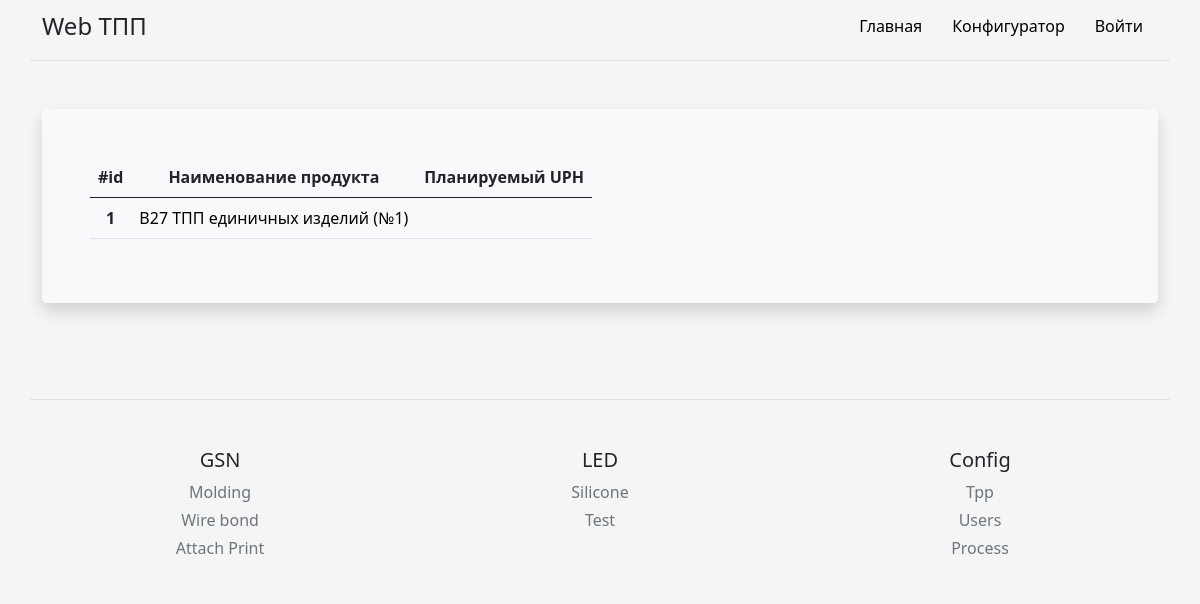
Before: /Wire bond/uph with the older database file.
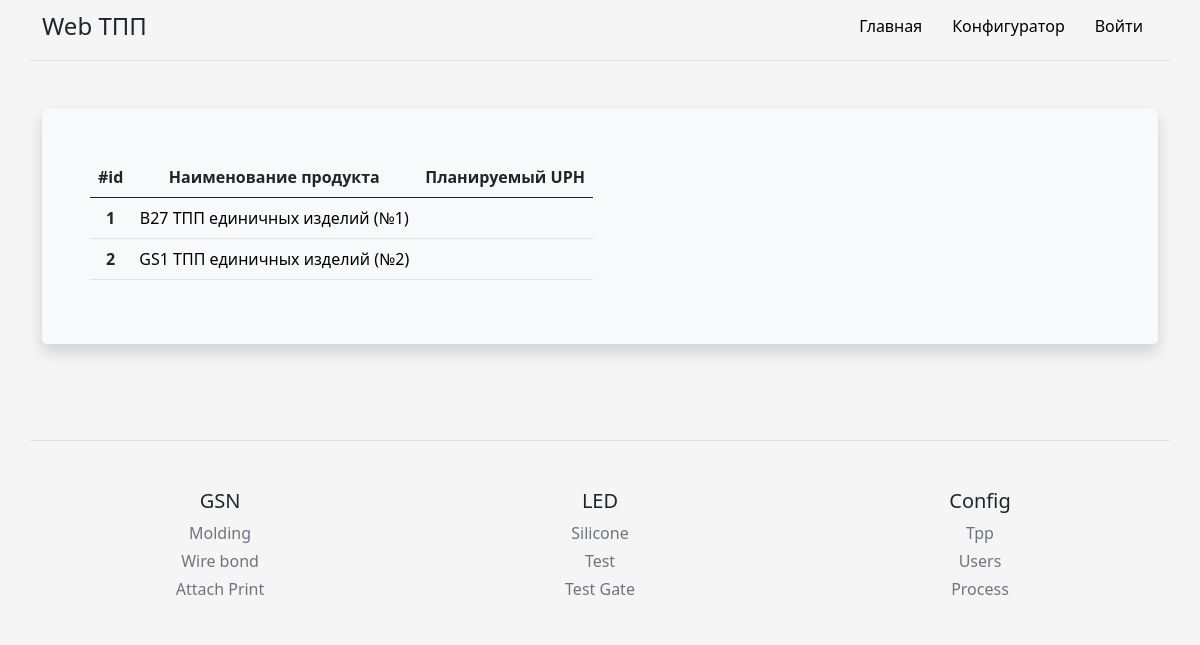
After: the same page with the newer database file.
### models.py (models this page shows, shortened)
class Tpp_config(db.Model):
    id = db.Column(db.Integer, primary_key=True)
    prod_sum = db.Column(db.Text, nullable=False)
    owner = db.Column(db.Text, nullable=False)
    comment = db.Column(db.Text, nullable=False)
    status = db.Column(db.Text, nullable=False, default="Открыт")
    del_status = db.Column(db.Boolean, nullable=False, default=True)

class Process(db.Model):
    id = db.Column(db.Integer, primary_key=True)
    process = db.Column(db.Text, nullable=False)
    branch = db.Column(db.Text, nullable=False)

### routes.py (the view)
@app_routes.route('/<string:process>/uph')
def uph(process):
    from main import db
    from models import Process, Tpp_config
    branch_footer = db.session.query(Process).group_by(Process.branch).all()
    process_footer = db.session.query(Process).all()
    tpp_name = db.session.query(Tpp_config).filter_by(del_status=True).all()
    return render_template('config_folder/uph.html', process=process, tpp_name=tpp_name, branch_footer=branch_footer, process_footer=process_footer)

### templates/config_folder/uph.html (shortened to what this page needs)
{% extends 'base.html' %}
{% block body %}
<div class="container py-4">
	<div class="p-5 mb-4 bg-light rounded-3 shadow">
		<div class="row align-items-md-stretch">
            <div class="col-md-12">
                <table class="table table-hover" method="post">
                    <thead>
                        <tr>
                        <th scope="col">#id</th>
                        <th scope="col">Наименование продукта</th>
                        <th scope="col">Планируемый UPH</th>
                        </tr>
                    </thead>
                    <tbody>
                        {% for item in tpp_name %}
                        <tr>
                        <th scope="row" name="prod_id">{{item.id}}</th>
                        <td name="prod_name"><a href="{{ url_for('.update_uph', process=process, id=item.id ) }}"> {{item.prod_sum}} </a></td>
                        <td name="add_uph"></td>
                        </tr>
                        {% endfor %}
                    </tbody>
                </table>
            </div>
         </div>
    </div>
</div>
{% endblock %}

### templates/base.html (shortened to what this page needs)
<!DOCTYPE html>
<html lang="en">
  <head>
    <link rel="stylesheet" href="https://cdn.jsdelivr.net/npm/bootstrap@5.1.0/dist/css/bootstrap.min.css">
    <link rel="stylesheet" href="{{ url_for('static', filename='css/main.css') }}">
  </head>
<body>
  <div class="py-2 container d-flex flex-column flex-md-row align-items-center pb-3 mb-4 border-bottom">
      <span class="fs-4">Web ТПП</span>
      <nav class="d-inline-flex mt-2 mt-md-0 ms-md-auto">
        <a class="nav__link" href="/">Главная</a>
        <a class="nav__link" href="/config_tpp">Конфигуратор</a>
        {% if current_user.is_anonymous %}
        <a class="nav__link" href="/login">Войти</a>
        {% else %}
        <a class="nav__link" href="/logout">Выйти</a>
        {% endif %}
      </nav>
    </div>
{% block body %}{% endblock %}
</body>
<footer class="container pt-4 my-md-5 pt-md-5 border-top">
    <div class="text-center row">
        {% for item in branch_footer %}
        <div class="col-6 col-md">
            <h5>{{item.branch}}</h5>
            <ul class="list-unstyled text-small">
                {% for i in process_footer %}
                {% if i.branch == item.branch %}
                <li class="mb-1"><a class="link-secondary text-decoration-none" href="/{{i.process}}">{{i.process}}</a></li>
                {% endif%}
                {% endfor %}
            </ul>
        </div>
        {% endfor %}
      <div class="col-6 col-md">
        <h5>Config</h5>
        <ul class="list-unstyled text-small">
          <li class="mb-1"><a class="link-secondary text-decoration-none" href="{{ url_for('.config_tpp') }}">Tpp</a></li>
          <li class="mb-1"><a class="link-secondary text-decoration-none" href="{{ url_for('.config_user') }}">Users</a></li>
          <li class="mb-1"><a class="link-secondary text-decoration-none" href="{{ url_for('.add_process') }}">Process</a></li>
        </ul>
      </div>
    </div>
</footer>
</html>

Changed rows visible on the page:
added Tpp_config: id "2", prod_sum "GS1 ТПП единичных изделий (№2)"
added Process: process "Test Gate", shown under "LED"
